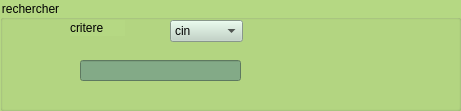
     <widget class="QGroupBox" name="groupBox_9">
      <property name="geometry">
       <rect>
        <x>360</x>
        <y>470</y>
        <width>461</width>
        <height>111</height>
       </rect>
      </property>
      <property name="styleSheet">
       <string notr="true">background-color: rgb(181, 216, 131);</string>
      </property>
      <property name="title">
       <string>rechercher</string>
      </property>
      <widget class="QLineEdit" name="lineEdit_rech">
       <property name="geometry">
        <rect>
         <x>80</x>
         <y>60</y>
         <width>161</width>
         <height>21</height>
        </rect>
       </property>
       <property name="toolTip">
        <string/>
       </property>
       <property name="statusTip">
        <string/>
       </property>
       <property name="whatsThis">
        <string/>
       </property>
       <property name="styleSheet">
        <string notr="true">background-color: rgb(131, 170, 135);</string>
       </property>
       <property name="inputMask">
        <string/>
       </property>
       <property name="text">
        <string/>
       </property>
      </widget>
      <widget class="QComboBox" name="comboBox_crit">
       <property name="geometry">
        <rect>
         <x>170</x>
         <y>20</y>
         <width>73</width>
         <height>22</height>
        </rect>
       </property>
       <property name="styleSheet">
        <string notr="true">background-color: rgb(190, 211, 195);</string>
       </property>
       <item>
        <property name="text">
         <string>cin</string>
        </property>
       </item>
       <item>
        <property name="text">
         <string>nom</string>
        </property>
       </item>
       <item>
        <property name="text">
         <string>post</string>
        </property>
       </item>
      </widget>
      <widget class="QLabel" name="label_20">
       <property name="geometry">
        <rect>
         <x>70</x>
         <y>20</y>
         <width>55</width>
         <height>16</height>
        </rect>
       </property>
       <property name="text">
        <string>critere</string>
       </property>
      </widget>
     </widget>
